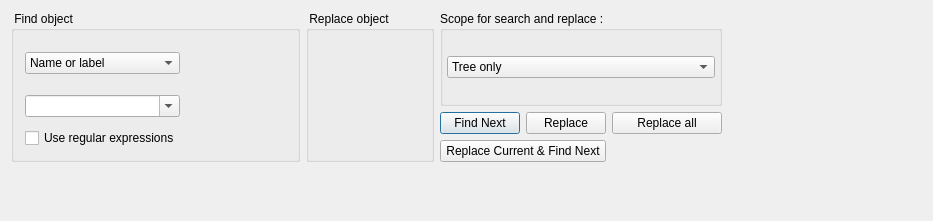
<?xml version="1.0" encoding="UTF-8"?>
<ui version="4.0">
 <class>findObjectWidget_q</class>
 <widget class="QWidget" name="findObjectWidget_q">
  <property name="geometry">
   <rect>
    <x>0</x>
    <y>0</y>
    <width>933</width>
    <height>221</height>
   </rect>
  </property>
  <property name="windowTitle">
   <string>Form1</string>
  </property>
  <layout class="QGridLayout" name="gridLayout_3">
   <item row="0" column="0" rowspan="2">
    <widget class="QGroupBox" name="groupBox4">
     <property name="sizePolicy">
      <sizepolicy hsizetype="Expanding" vsizetype="Preferred">
       <horstretch>0</horstretch>
       <verstretch>0</verstretch>
      </sizepolicy>
     </property>
     <property name="title">
      <string> Find object</string>
     </property>
     <layout class="QGridLayout">
      <item row="0" column="1" rowspan="2">
       <widget class="FWObjectDropArea" name="findDropArea" native="true">
        <property name="sizePolicy">
         <sizepolicy hsizetype="Fixed" vsizetype="Fixed">
          <horstretch>0</horstretch>
          <verstretch>0</verstretch>
         </sizepolicy>
        </property>
        <property name="minimumSize">
         <size>
          <width>100</width>
          <height>80</height>
         </size>
        </property>
        <property name="font">
         <font>
          <pointsize>9</pointsize>
         </font>
        </property>
       </widget>
      </item>
      <item row="0" column="0">
       <widget class="QComboBox" name="attribute">
        <item>
         <property name="text">
          <string>Name or label</string>
         </property>
        </item>
        <item>
         <property name="text">
          <string>IP Address</string>
         </property>
        </item>
        <item>
         <property name="text">
          <string>TCP/UDP port</string>
         </property>
        </item>
        <item>
         <property name="text">
          <string>Protocol number</string>
         </property>
        </item>
        <item>
         <property name="text">
          <string>ICMP type</string>
         </property>
        </item>
       </widget>
      </item>
      <item row="1" column="0">
       <widget class="QComboBox" name="findAttr">
        <property name="editable">
         <bool>true</bool>
        </property>
       </widget>
      </item>
      <item row="2" column="0">
       <widget class="QCheckBox" name="useRegexp">
        <property name="text">
         <string>Use regular expressions</string>
        </property>
       </widget>
      </item>
     </layout>
    </widget>
   </item>
   <item row="0" column="1" rowspan="2">
    <widget class="QGroupBox" name="groupBox5">
     <property name="sizePolicy">
      <sizepolicy hsizetype="Preferred" vsizetype="Preferred">
       <horstretch>0</horstretch>
       <verstretch>0</verstretch>
      </sizepolicy>
     </property>
     <property name="title">
      <string> Replace object </string>
     </property>
     <layout class="QGridLayout" name="gridLayout_119">
      <item row="0" column="0">
       <widget class="FWObjectDropArea" name="replaceDropArea" native="true">
        <property name="sizePolicy">
         <sizepolicy hsizetype="Fixed" vsizetype="Fixed">
          <horstretch>0</horstretch>
          <verstretch>0</verstretch>
         </sizepolicy>
        </property>
        <property name="minimumSize">
         <size>
          <width>100</width>
          <height>80</height>
         </size>
        </property>
        <property name="font">
         <font>
          <pointsize>9</pointsize>
         </font>
        </property>
       </widget>
      </item>
      <item row="1" column="0">
       <widget class="QLabel" name="label">
        <property name="text">
         <string/>
        </property>
       </widget>
      </item>
     </layout>
    </widget>
   </item>
   <item row="0" column="2">
    <widget class="QGroupBox" name="buttonGroup2">
     <property name="sizePolicy">
      <sizepolicy hsizetype="Expanding" vsizetype="Preferred">
       <horstretch>0</horstretch>
       <verstretch>0</verstretch>
      </sizepolicy>
     </property>
     <property name="title">
      <string>Scope for search and replace :</string>
     </property>
     <layout class="QGridLayout">
      <property name="margin">
       <number>4</number>
      </property>
      <item row="0" column="0">
       <widget class="QComboBox" name="srScope">
        <item>
         <property name="text">
          <string>Tree only</string>
         </property>
        </item>
        <item>
         <property name="text">
          <string>Tree and policy of all firewalls</string>
         </property>
        </item>
        <item>
         <property name="text">
          <string>Policy of all firewalls</string>
         </property>
        </item>
        <item>
         <property name="text">
          <string>policy of the opened firewall</string>
         </property>
        </item>
       </widget>
      </item>
     </layout>
    </widget>
   </item>
   <item row="0" column="3">
    <spacer>
     <property name="orientation">
      <enum>Qt::Horizontal</enum>
     </property>
     <property name="sizeType">
      <enum>QSizePolicy::Expanding</enum>
     </property>
     <property name="sizeHint" stdset="0">
      <size>
       <width>100</width>
       <height>20</height>
      </size>
     </property>
    </spacer>
   </item>
   <item row="1" column="2">
    <layout class="QGridLayout" name="gridLayout_2">
     <item row="0" column="0">
      <widget class="QPushButton" name="findButton">
       <property name="text">
        <string>Find Next</string>
       </property>
       <property name="autoDefault">
        <bool>true</bool>
       </property>
       <property name="default">
        <bool>true</bool>
       </property>
      </widget>
     </item>
     <item row="0" column="1">
      <widget class="QPushButton" name="replaceButton">
       <property name="text">
        <string>Replace</string>
       </property>
      </widget>
     </item>
     <item row="0" column="2">
      <widget class="QPushButton" name="replaceAllButton">
       <property name="text">
        <string>Replace all</string>
       </property>
      </widget>
     </item>
     <item row="1" column="0" colspan="2">
      <widget class="QPushButton" name="repNextButton">
       <property name="text">
        <string>Replace Current &amp;&amp; Find Next</string>
       </property>
       <property name="shortcut">
        <string/>
       </property>
      </widget>
     </item>
     <item row="1" column="2">
      <spacer>
       <property name="orientation">
        <enum>Qt::Horizontal</enum>
       </property>
       <property name="sizeType">
        <enum>QSizePolicy::Expanding</enum>
       </property>
       <property name="sizeHint" stdset="0">
        <size>
         <width>110</width>
         <height>20</height>
        </size>
       </property>
      </spacer>
     </item>
    </layout>
   </item>
   <item row="2" column="2">
    <spacer>
     <property name="orientation">
      <enum>Qt::Vertical</enum>
     </property>
     <property name="sizeType">
      <enum>QSizePolicy::MinimumExpanding</enum>
     </property>
     <property name="sizeHint" stdset="0">
      <size>
       <width>75</width>
       <height>1</height>
      </size>
     </property>
    </spacer>
   </item>
  </layout>
 </widget>
 <layoutdefault spacing="6" margin="11"/>
 <customwidgets>
  <customwidget>
   <class>FWObjectDropArea</class>
   <extends>QWidget</extends>
   <header>FWObjectDropArea.h</header>
   <container>1</container>
  </customwidget>
 </customwidgets>
 <tabstops>
  <tabstop>attribute</tabstop>
  <tabstop>findAttr</tabstop>
  <tabstop>srScope</tabstop>
  <tabstop>replaceAllButton</tabstop>
  <tabstop>replaceButton</tabstop>
  <tabstop>repNextButton</tabstop>
  <tabstop>findButton</tabstop>
 </tabstops>
 <resources/>
 <connections>
  <connection>
   <sender>findDropArea</sender>
   <signal>objectDeleted()</signal>
   <receiver>findObjectWidget_q</receiver>
   <slot>enableAll()</slot>
   <hints>
    <hint type="sourcelabel">
     <x>20</x>
     <y>20</y>
    </hint>
    <hint type="destinationlabel">
     <x>20</x>
     <y>20</y>
    </hint>
   </hints>
  </connection>
  <connection>
   <sender>findDropArea</sender>
   <signal>objectInserted()</signal>
   <receiver>findObjectWidget_q</receiver>
   <slot>objectInserted()</slot>
   <hints>
    <hint type="sourcelabel">
     <x>20</x>
     <y>20</y>
    </hint>
    <hint type="destinationlabel">
     <x>20</x>
     <y>20</y>
    </hint>
   </hints>
  </connection>
  <connection>
   <sender>findButton</sender>
   <signal>clicked()</signal>
   <receiver>findObjectWidget_q</receiver>
   <slot>find()</slot>
   <hints>
    <hint type="sourcelabel">
     <x>20</x>
     <y>20</y>
    </hint>
    <hint type="destinationlabel">
     <x>20</x>
     <y>20</y>
    </hint>
   </hints>
  </connection>
  <connection>
   <sender>findAttr</sender>
   <signal>activated(QString)</signal>
   <receiver>findObjectWidget_q</receiver>
   <slot>findAttrChanged(QString)</slot>
   <hints>
    <hint type="sourcelabel">
     <x>20</x>
     <y>20</y>
    </hint>
    <hint type="destinationlabel">
     <x>20</x>
     <y>20</y>
    </hint>
   </hints>
  </connection>
  <connection>
   <sender>findAttr</sender>
   <signal>editTextChanged(QString)</signal>
   <receiver>findObjectWidget_q</receiver>
   <slot>findAttrChanged(QString)</slot>
   <hints>
    <hint type="sourcelabel">
     <x>20</x>
     <y>20</y>
    </hint>
    <hint type="destinationlabel">
     <x>20</x>
     <y>20</y>
    </hint>
   </hints>
  </connection>
  <connection>
   <sender>attribute</sender>
   <signal>activated(QString)</signal>
   <receiver>findObjectWidget_q</receiver>
   <slot>findAttrChanged(QString)</slot>
   <hints>
    <hint type="sourcelabel">
     <x>20</x>
     <y>20</y>
    </hint>
    <hint type="destinationlabel">
     <x>20</x>
     <y>20</y>
    </hint>
   </hints>
  </connection>
  <connection>
   <sender>replaceButton</sender>
   <signal>clicked()</signal>
   <receiver>findObjectWidget_q</receiver>
   <slot>replace()</slot>
   <hints>
    <hint type="sourcelabel">
     <x>20</x>
     <y>20</y>
    </hint>
    <hint type="destinationlabel">
     <x>20</x>
     <y>20</y>
    </hint>
   </hints>
  </connection>
  <connection>
   <sender>replaceAllButton</sender>
   <signal>clicked()</signal>
   <receiver>findObjectWidget_q</receiver>
   <slot>replaceAll()</slot>
   <hints>
    <hint type="sourcelabel">
     <x>20</x>
     <y>20</y>
    </hint>
    <hint type="destinationlabel">
     <x>20</x>
     <y>20</y>
    </hint>
   </hints>
  </connection>
  <connection>
   <sender>srScope</sender>
   <signal>activated(int)</signal>
   <receiver>findObjectWidget_q</receiver>
   <slot>reset()</slot>
   <hints>
    <hint type="sourcelabel">
     <x>20</x>
     <y>20</y>
    </hint>
    <hint type="destinationlabel">
     <x>20</x>
     <y>20</y>
    </hint>
   </hints>
  </connection>
  <connection>
   <sender>replaceDropArea</sender>
   <signal>objectDeleted()</signal>
   <receiver>findObjectWidget_q</receiver>
   <slot>replaceDisable()</slot>
   <hints>
    <hint type="sourcelabel">
     <x>20</x>
     <y>20</y>
    </hint>
    <hint type="destinationlabel">
     <x>20</x>
     <y>20</y>
    </hint>
   </hints>
  </connection>
  <connection>
   <sender>replaceDropArea</sender>
   <signal>objectInserted()</signal>
   <receiver>findObjectWidget_q</receiver>
   <slot>replaceEnable()</slot>
   <hints>
    <hint type="sourcelabel">
     <x>20</x>
     <y>20</y>
    </hint>
    <hint type="destinationlabel">
     <x>20</x>
     <y>20</y>
    </hint>
   </hints>
  </connection>
  <connection>
   <sender>repNextButton</sender>
   <signal>clicked()</signal>
   <receiver>findObjectWidget_q</receiver>
   <slot>replaceNext()</slot>
   <hints>
    <hint type="sourcelabel">
     <x>20</x>
     <y>20</y>
    </hint>
    <hint type="destinationlabel">
     <x>20</x>
     <y>20</y>
    </hint>
   </hints>
  </connection>
  <connection>
   <sender>srScope</sender>
   <signal>activated(int)</signal>
   <receiver>findObjectWidget_q</receiver>
   <slot>scopeChanged()</slot>
   <hints>
    <hint type="sourcelabel">
     <x>20</x>
     <y>20</y>
    </hint>
    <hint type="destinationlabel">
     <x>20</x>
     <y>20</y>
    </hint>
   </hints>
  </connection>
 </connections>
</ui>
